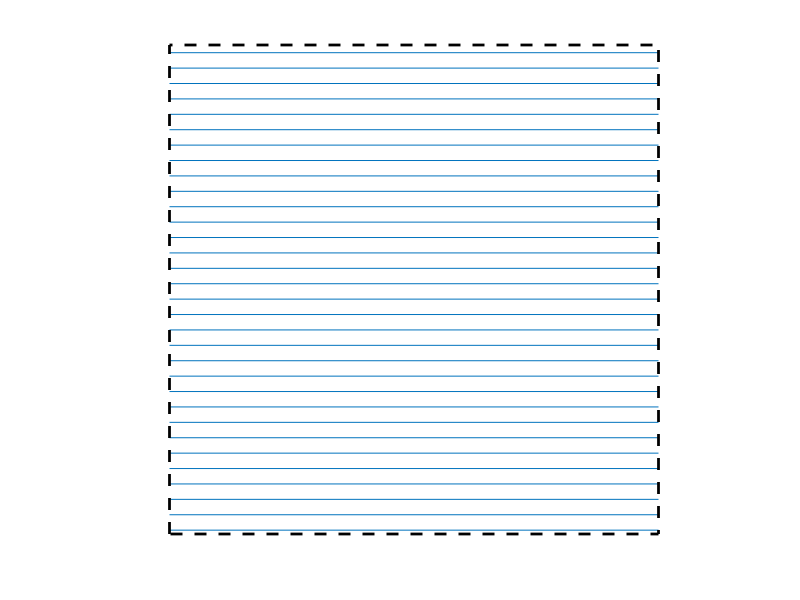

MATLAB code for this plot: (Note: this script raises an error after producing the figure.)
% zhouweiyan 20180928

% A=zeros(128,128);
% A(2:4:128,1:128)=1;
% imshow(A);
clear
close all
clc
figure
for i=2:4:128
    plot([1,128],[i,i],'Color',[0 0.4470 0.7410]);
    hold on
end
plot([1 1 128 128 1],[1 128 128 1 1],'k--','LineWidth',2)
axis equal
axis([1 128 1 128])
axis off
% set(0,'DefaultFigureWindowStyle','docked') 
% tightfig
set_fig_units_cm(6,6)